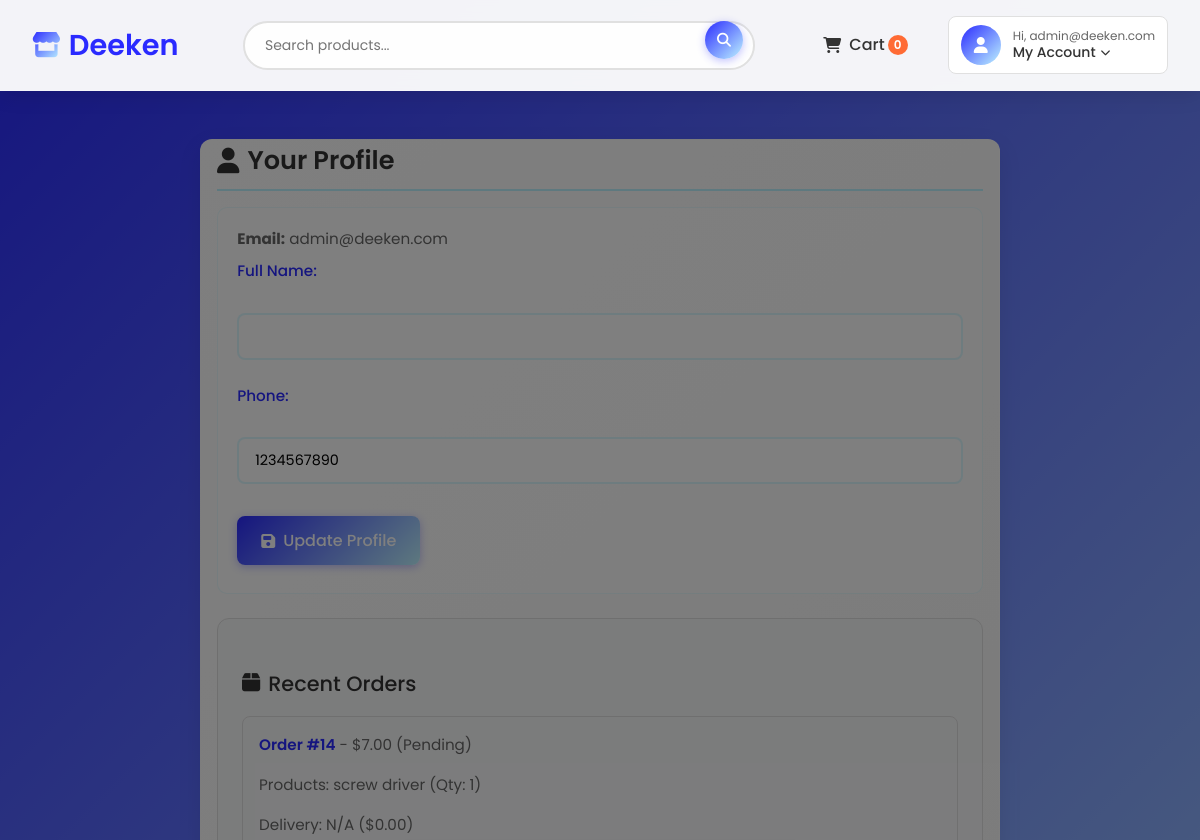
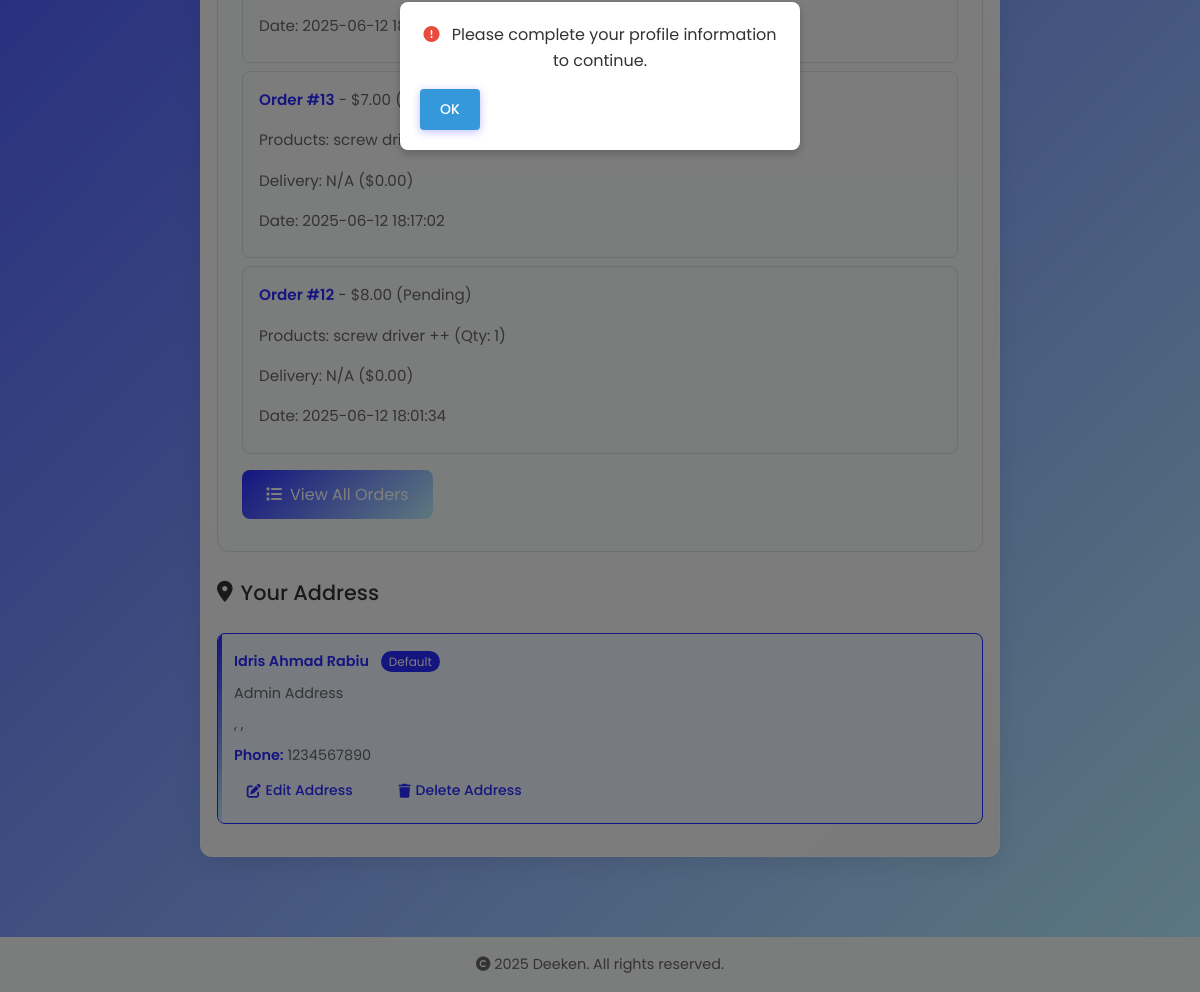
Before: /profile.php (signed in) with the older database file (2 pictures, top to bottom).
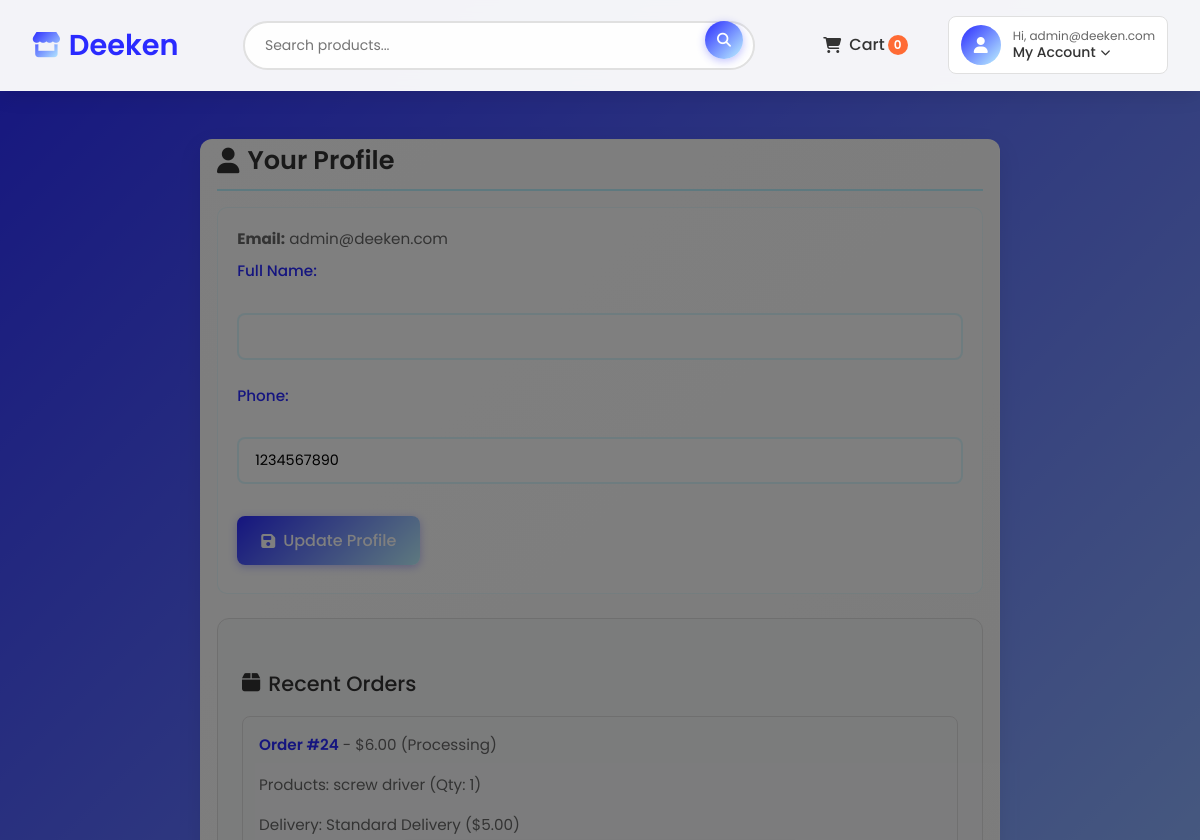
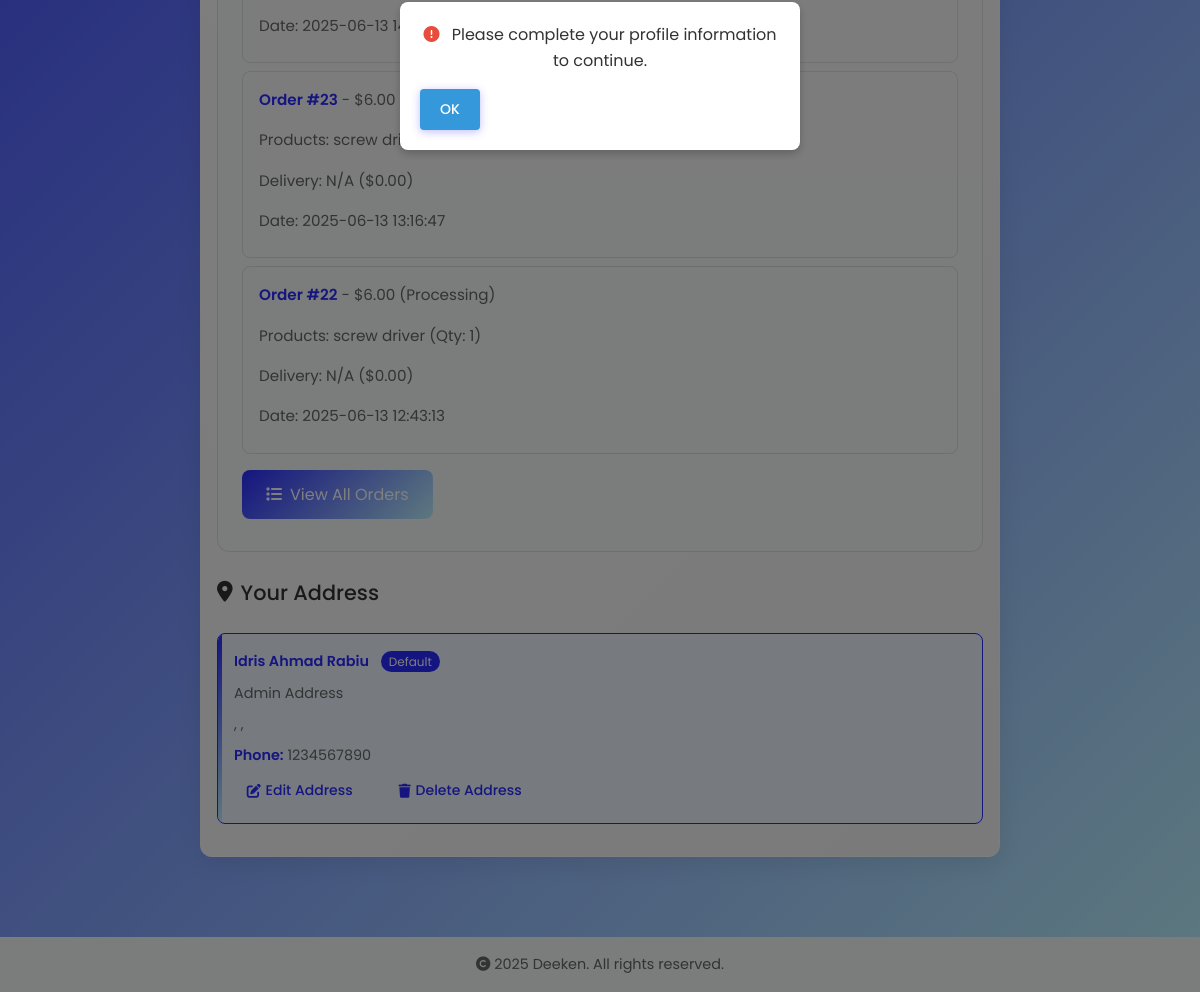
After: the same page with the newer database file (2 pictures, top to bottom).
### tables this page shows
CREATE TABLE `orders` (
  `id` bigint(20) UNSIGNED NOT NULL,
  `user_id` int(11) UNSIGNED NOT NULL,
  `address_id` int(11) UNSIGNED NOT NULL,
  `payment_id` int(11) UNSIGNED DEFAULT NULL,
  `total` decimal(10,2) NOT NULL,
  `delivery_fee` decimal(10,2) NOT NULL,
  `delivery_fee_id` int(11) UNSIGNED DEFAULT NULL,
  `status` enum('pending','processing','shipped','delivered','cancelled') DEFAULT 'pending',
  `created_at` timestamp NOT NULL DEFAULT current_timestamp(),
  `updated_at` timestamp NOT NULL DEFAULT current_timestamp() ON UPDATE current_timestamp()
);

CREATE TABLE `addresses` (
  `id` int(11) UNSIGNED NOT NULL,
  `user_id` int(11) UNSIGNED NOT NULL,
  `full_name` varchar(100) NOT NULL,
  `street_address` text NOT NULL,
  `city` varchar(100) NOT NULL,
  `state` varchar(100) NOT NULL,
  `country` varchar(100) NOT NULL,
  `postal_code` varchar(20) NOT NULL,
  `phone` varchar(20) NOT NULL,
  `is_default` tinyint(1) DEFAULT 0,
  `created_at` timestamp NOT NULL DEFAULT current_timestamp(),
  `updated_at` timestamp NOT NULL DEFAULT current_timestamp() ON UPDATE current_timestamp()
);

CREATE TABLE `delivery_fees` (
  `id` int(11) UNSIGNED NOT NULL,
  `name` varchar(100) NOT NULL,
  `fee` decimal(10,2) NOT NULL,
  `min_order_amount` decimal(10,2) DEFAULT NULL,
  `description` text DEFAULT NULL,
  `is_active` tinyint(1) DEFAULT 1,
  `created_at` timestamp NOT NULL DEFAULT current_timestamp(),
  `updated_at` timestamp NOT NULL DEFAULT current_timestamp() ON UPDATE current_timestamp()
);

### config.php (called while the page is built, shortened)
<?php
function getCurrentUser() {
    return isset($_SESSION['user']) ? $_SESSION['user'] : null;
}
function getCartCount($conn, $user) {
    $stmt = $conn->prepare("SELECT SUM(quantity) as count FROM cart WHERE user_id = ?");
    $stmt->bind_param("i", $user['id']);
    $stmt->execute();
    $result = $stmt->get_result()->fetch_assoc();
    return $result['count'] ?? 0;
}
?>

### profile.php (the view, shortened to what this page needs)
<?php
include 'config.php';
$user = getCurrentUser();
$cart_count = getCartCount($conn, $user);
?>
<!DOCTYPE html>
<html lang="en">
<head>
    <link rel="stylesheet" href="https://cdnjs.cloudflare.com/ajax/libs/font-awesome/6.4.0/css/all.min.css">
    <link rel="stylesheet" href="global.css">
    <link rel="stylesheet" href="profile-styles.css">
    <link rel="stylesheet" href="responsive.css">
    <link rel="stylesheet" href="hamburger.css">
</head>
<body>
    <div id="profileIncompleteModal" class="notification-modal" style="display: none;">
        <div class="modal-content">
            <p><i class="fas fa-exclamation-circle"></i> Please complete your profile information to continue.</p>
            <button onclick="closeModal()">OK</button>
        </div>
    </div>
    <header>
        <nav class="navbar">
            <a href="index.php" class="logo"><i class="fas fa-store"></i> Deeken</a>
            <div class="search-bar">
                <input type="text" id="searchInput" placeholder="Search products...">
                <button onclick="searchProducts()"><i class="fas fa-search"></i></button>
            </div>
            <div class="nav-right">
                <a href="cart.php" class="cart-link">
                    <i class="fas fa-shopping-cart"></i>
                    <span class="cart-text">Cart</span>
                    <span class="cart-count"><?php echo htmlspecialchars($cart_count); ?></span>
                </a>
                <div class="profile-dropdown">
                    <?php if ($user): ?>
                        <div class="profile-trigger">
                            <div class="profile-avatar">
                                <i class="fas fa-user"></i>
                            </div>
                            <div class="profile-info">
                                <span class="profile-greeting">Hi, <?php echo htmlspecialchars($user['full_name'] ?? $user['email'] ?? 'User'); ?></span>
                                <span class="profile-account">My Account <i class="fas fa-chevron-down"></i></span>
                            </div>
                        </div>
                    <?php endif; ?>
                </div>
            </div>
        </nav>
    </header>
    <main>
        <section class="profile">
            <h2><i class="fas fa-user"></i> Your Profile</h2>
            <div id="profileInfo">
                <p><strong>Email:</strong> <?php echo htmlspecialchars($user['email']); ?></p>
                <form method="POST">
                    <label for="full_name">Full Name:</label>
                    <input type="text" id="full_name" name="full_name" class="input-field" value="<?php echo htmlspecialchars($user['full_name'] ?? ''); ?>" required>
                    <label for="phone">Phone:</label>
                    <input type="text" id="phone" name="phone" class="input-field" value="<?php echo htmlspecialchars($user['phone'] ?? ''); ?>" pattern="\d{7,15}" title="Phone number must be 7-15 digits" required>
                    <button type="submit" name="update_profile" class="btn"><i class="fas fa-save"></i> Update Profile</button>
                </form>
            </div>
            <div class="orders-section">
                <h3><i class="fas fa-box"></i> Recent Orders</h3>
                <?php
                $stmt = $conn->prepare("
                    SELECT o.*, df.name AS delivery_fee_name, df.fee AS delivery_fee,
                           GROUP_CONCAT(CONCAT(p.name, ' (Qty: ', oi.quantity, ')')) AS products
                    FROM orders o
                    LEFT JOIN delivery_fees df ON o.delivery_fee_id = df.id
                    JOIN order_items oi ON o.id = oi.order_id
                    JOIN products p ON oi.product_id = p.id
                    WHERE o.user_id = ?
                    GROUP BY o.id
                    ORDER BY o.created_at DESC
                    LIMIT 3
                ");
                $stmt->bind_param("i", $user['id']);
                $stmt->execute();
                $orders = $stmt->get_result();
                if ($orders->num_rows == 0): ?>
                    <p>No orders found. Start shopping to place your first order!</p>
                <?php else: ?>
                    <?php while ($order = $orders->fetch_assoc()): ?>
                        <div class="order-item">
                            <p><strong>Order #<?php echo $order['id']; ?></strong> - $<?php echo number_format($order['total'], 2); ?> (<?php echo ucfirst($order['status']); ?>)</p>
                            <p>Products: <?php echo htmlspecialchars($order['products']); ?></p>
                            <p>Delivery: <?php echo htmlspecialchars($order['delivery_fee_name'] ?? 'N/A'); ?> ($<?php echo number_format($order['delivery_fee'] ?? 0, 2); ?>)</p>
                            <p>Date: <?php echo $order['created_at']; ?></p>
                        </div>
                    <?php endwhile; ?>
                <?php endif; ?>
                <a href="orders.php" class="btn"><i class="fas fa-list"></i> View All Orders</a>
            </div>
            <h3><i class="fas fa-map-marker-alt"></i> Your Address</h3>
            <div id="addressList">
                <?php
                $stmt = $conn->prepare("SELECT * FROM addresses WHERE user_id = ?");
                $stmt->bind_param("i", $user['id']);
                $stmt->execute();
                $addresses = $stmt->get_result();
                if ($addresses->num_rows == 0): ?>
                    <div class="no-addresses">
                        <i class="fas fa-map-marker-alt" style="font-size: 2rem; color: #ccc; margin-bottom: 1rem;"></i>
                        <p>No address found. Add your address to start shopping!</p>
                        <button class="btn" onclick="toggleAddressForm(true)"><i class="fas fa-plus"></i> Add Address</button>
                    </div>
                <?php else: ?>
                    <?php $address = $addresses->fetch_assoc(); ?>
                    <div class="address-item default">
                        <p><strong><?php echo htmlspecialchars($address['full_name']); ?></strong>
                            <span style="background: #2a2aff; color: white; padding: 2px 8px; border-radius: 12px; font-size: 12px; margin-left: 8px;">Default</span></p>
                        <p><?php echo htmlspecialchars($address['street_address']); ?></p>
                        <p>, , </p>
                        <p><strong>Phone:</strong> <?php echo htmlspecialchars($address['phone']); ?></p>
                        <div style="margin-top: 0.5rem;">
                            <a href="?edit_address=<?php echo $address['id']; ?>&csrf_token=<?php echo htmlspecialchars($_SESSION['csrf_token']); ?>"><i class="fas fa-edit"></i> Edit Address</a>
                            <a href="?delete_address=<?php echo $address['id']; ?>&csrf_token=<?php echo htmlspecialchars($_SESSION['csrf_token']); ?>" onclick="return confirm('Are you sure you want to delete this address?');"><i class="fas fa-trash"></i> Delete Address</a>
                        </div>
                    </div>
                <?php endif; ?>
            </div>
        </section>
    </main>
    <footer>
        <p><i class="fas fa-copyright"></i> 2025 Deeken. All rights reserved.</p>
    </footer>
</body>
</html>

### global.css (style rules this page uses)
* { margin: 0; padding: 0; box-sizing: border-box; }
body { font-family: 'Poppins', sans-serif; background: linear-gradient(135deg, #FFFFFF, #F6F6F6); color: #000000; }
a { text-decoration: none; }

### responsive.css (style rules this page uses)
* { box-sizing: border-box; }
html { font-size: 16px; }
body { margin: 0; overflow-x: hidden; }
@media screen and (min-width: 1024px) { .navbar { background: linear-gradient(135deg, #2A2AFF, #BDF3FF); padding: 1.5rem 2rem; } }
@media screen and (min-width: 1024px) { .search-bar { max-width: 400px; } }
@media screen and (min-width: 1024px) { .product-details, .reviews, .cart, .profile, .admin-panel { margin: 2rem auto; max-width: 1000px; } }

### profile.php (style rules this page uses)
.navbar { background: rgba(255, 255, 255, 0.95); backdrop-filter: blur(10px); padding: 1rem 2rem; display: flex; justify-content: space-between; align-items: center; box-shadow: 0 4px 20px rgba(0, 0, 0, 0.1); position: sticky; top: 0; z-index: 1000; transition: transform 0.3s ease; }
.logo { font-size: 1.8rem; font-weight: 600; color: #2A2aff; text-decoration: none; display: flex; align-items: center; gap: 0.5rem; }
.search-bar { display: flex; flex: 1; max-width: 500px; margin: 0 2rem; position: relative; }
.search-bar input { flex: 1; padding: 12px 20px; border: 2px solid #e0e0e0; border-radius: 50px; font-family: 'Poppins', sans-serif; font-size: 14px; outline: none; background: rgba(255, 255, 255, 0.9); }
.search-bar button { background: linear-gradient(135deg, #2a2aff, #bdf3ff); border: none; padding: 12px; border-radius: 50px; color: white; cursor: pointer; }
.nav-right { display: flex; align-items: center; gap: 1.5rem; }
.cart-link { display: flex; align-items: center; gap: 0.5rem; text-decoration: none; color: #333; font-weight: 500; padding: 8px 16px; border-radius: 25px; }
.cart-count { background: #ff6b35; color: white; border-radius: 50%; width: 20px; height: 20px; display: flex; align-items: center; justify-content: center; font-size: 12px; }
.profile-dropdown { position: relative; }
.profile-trigger { display: flex; align-items: center; gap: 0.75rem; cursor: pointer; padding: 8px 12px; border-radius: 8px; border: 1px solid #e0e0e0; background: white; }
.profile-avatar { width: 40px; height: 40px; border-radius: 50%; background: linear-gradient(135deg, #2a2aff, #bdf3ff); display: flex; align-items: center; justify-content: center; color: white; }
.profile-info { display: flex; flex-direction: column; }
.profile-greeting { font-size: 12px; color: #666; }
.profile-account { font-size: 14px; font-weight: 500; color: #333; }
.profile { max-width: 800px; margin: 2rem auto; padding: 0 1rem; }
.profile h2, .profile h3 { display: flex; align-items: center; gap: 0.5rem; color: #333; }
.input-field, textarea, select { width: 100%; padding: 12px; margin: 0.5rem 0; border: 1px solid #e0e0e0; border-radius: 8px; font-size: 14px; font-family: 'Poppins', sans-serif; box-sizing: border-box; }
.address-item, .order-item { background: #f8f9fa; padding: 1rem; margin: 0.5rem 0; border-radius: 8px; border: 1px solid #e0e0e0; }
.address-item.default { border-color: #2a2aff; background: #f0f8ff; }
.address-item a { margin-right: 1rem; color: #2a2aff; text-decoration: none; font-size: 14px; }
.btn { display: inline-flex; align-items: center; gap: 0.5rem; padding: 12px 24px; background: linear-gradient(135deg, #2a2aff, #bdf3ff); color: white; border: none; border-radius: 8px; font-size: 16px; cursor: pointer; margin: 0.5rem 0; text-decoration: none; }
.orders-section { background: #f8f9fa; padding: 1.5rem; border-radius: 12px; margin: 1rem 0; border: 1px solid #e0e0e0; }
.order-item { display: flex; flex-direction: column; gap: 0.5rem; }
.notification-modal { position: fixed; top: 0; left: 0; width: 100%; height: 100%; background: rgba(0, 0, 0, 0.5); display: flex; justify-content: center; align-items: center; z-index: 1000; opacity: 0; transition: opacity 0.3s ease; }
.notification-modal.show { opacity: 1; }
.modal-content { background: #fff; padding: 20px; border-radius: 8px; max-width: 400px; width: 90%; text-align: center; box-shadow: 0 4px 8px rgba(0, 0, 0, 0.2); animation: slideIn 0.3s ease; }
.modal-content p { margin: 0 0 15px; font-size: 16px; color: #333; }
.modal-content p i { color: #e74c3c; margin-right: 8px; }
.modal-content button { background: #3498db; color: #fff; border: none; padding: 10px 20px; border-radius: 4px; cursor: pointer; font-size: 14px; }
footer { text-align: center; padding: 1rem; background: #f8f9fa; color: #666; margin-top: 2rem; }

Changed rows visible on the page:
no longer on this page (row edited): orders: id "14", total "7.00", status "Pending", products "screw driver (Qty: 1)", delivery_fee_name "N/A", delivery_fee "0.00", created_at "2025-06-12 18:32:45"
no longer on this page (row edited): orders: id "13", total "7.00", products "screw…", delivery_fee_name "N/A", delivery_fee "0.00", created_at "2025-06-12 18:17:02"
no longer on this page (row edited): orders: id "12", total "8.00", status "Pending", products "screw driver ++ (Qty: 1)", delivery_fee_name "N/A", delivery_fee "0.00", created_at "2025-06-12 18:01:34"
added orders: id "24", total "6.00", status "Processing", products "screw driver (Qty: 1)", delivery_fee.name "Standard Delivery", delivery_fee.fee "5.00", created_at "2025-06-13 14:58:39"
added orders: id "23", total "6.00", products "screw…", delivery_fee_name "N/A", delivery_fee "0.00", created_at "2025-06-13 13:16:47"
added orders: id "22", total "6.00", status "Processing", products "screw driver (Qty: 1)", delivery_fee_name "N/A", delivery_fee "0.00", created_at "2025-06-13 12:43:13"
